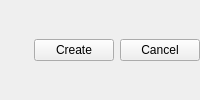
    <widget class="QFrame" name="frame_4">
     <property name="frameShape">
      <enum>QFrame::NoFrame</enum>
     </property>
     <property name="frameShadow">
      <enum>QFrame::Raised</enum>
     </property>
     <layout class="QHBoxLayout" name="horizontalLayout_10">
      <property name="leftMargin">
       <number>0</number>
      </property>
      <property name="topMargin">
       <number>0</number>
      </property>
      <property name="rightMargin">
       <number>0</number>
      </property>
      <property name="bottomMargin">
       <number>0</number>
      </property>
      <item alignment="Qt::AlignRight">
       <widget class="QFrame" name="frame_5">
        <property name="frameShape">
         <enum>QFrame::NoFrame</enum>
        </property>
        <property name="frameShadow">
         <enum>QFrame::Raised</enum>
        </property>
        <layout class="QHBoxLayout" name="horizontalLayout_11">
         <property name="leftMargin">
          <number>0</number>
         </property>
         <property name="topMargin">
          <number>0</number>
         </property>
         <property name="rightMargin">
          <number>0</number>
         </property>
         <property name="bottomMargin">
          <number>0</number>
         </property>
         <item>
          <widget class="QPushButton" name="createButton">
           <property name="text">
            <string>Create</string>
           </property>
          </widget>
         </item>
         <item>
          <widget class="QPushButton" name="cancelButton">
           <property name="text">
            <string>Cancel</string>
           </property>
          </widget>
         </item>
        </layout>
       </widget>
      </item>
     </layout>
    </widget>
